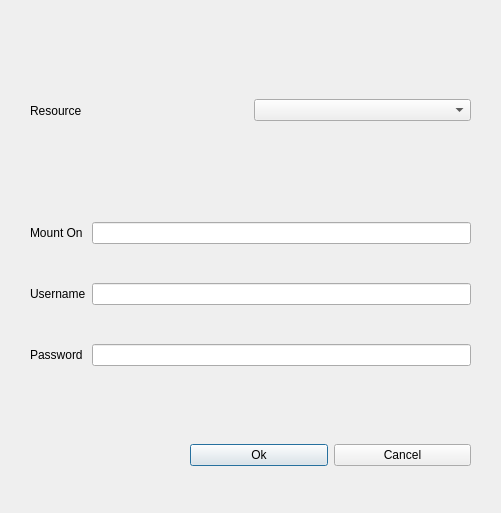
<?xml version="1.0" encoding="UTF-8"?>
<ui version="4.0">
 <class>ResourceDialog</class>
 <widget class="QDialog" name="ResourceDialog">
  <property name="windowModality">
   <enum>Qt::WindowModal</enum>
  </property>
  <property name="geometry">
   <rect>
    <x>0</x>
    <y>0</y>
    <width>501</width>
    <height>513</height>
   </rect>
  </property>
  <property name="windowTitle">
   <string>QtNX - Add a resource</string>
  </property>
  <widget class="QWidget" name="horizontalLayoutWidget">
   <property name="geometry">
    <rect>
     <x>30</x>
     <y>60</y>
     <width>441</width>
     <height>101</height>
    </rect>
   </property>
   <layout class="QHBoxLayout" name="horizontalLayout">
    <item>
     <widget class="QLabel" name="labelResource">
      <property name="text">
       <string>Resource</string>
      </property>
     </widget>
    </item>
    <item>
     <widget class="QComboBox" name="resourceList"/>
    </item>
   </layout>
  </widget>
  <widget class="QWidget" name="gridLayoutWidget">
   <property name="geometry">
    <rect>
     <x>30</x>
     <y>189</y>
     <width>441</width>
     <height>211</height>
    </rect>
   </property>
   <layout class="QGridLayout" name="gridLayout">
    <item row="0" column="1">
     <widget class="QLineEdit" name="mountDir"/>
    </item>
    <item row="3" column="1">
     <widget class="QLineEdit" name="password">
      <property name="inputMask">
       <string notr="true"/>
      </property>
      <property name="text">
       <string/>
      </property>
      <property name="echoMode">
       <enum>QLineEdit::Password</enum>
      </property>
     </widget>
    </item>
    <item row="3" column="0">
     <widget class="QLabel" name="labelPassword">
      <property name="text">
       <string>Password</string>
      </property>
     </widget>
    </item>
    <item row="0" column="0">
     <widget class="QLabel" name="labelMountOn">
      <property name="text">
       <string>Mount On</string>
      </property>
     </widget>
    </item>
    <item row="1" column="1">
     <widget class="QLineEdit" name="username"/>
    </item>
    <item row="1" column="0">
     <widget class="QLabel" name="labelUsername">
      <property name="text">
       <string>Username</string>
      </property>
     </widget>
    </item>
   </layout>
  </widget>
  <widget class="QWidget" name="horizontalLayoutWidget_2">
   <property name="geometry">
    <rect>
     <x>190</x>
     <y>420</y>
     <width>281</width>
     <height>71</height>
    </rect>
   </property>
   <layout class="QHBoxLayout" name="horizontalLayout_2">
    <item>
     <widget class="QPushButton" name="okResource">
      <property name="text">
       <string>Ok</string>
      </property>
     </widget>
    </item>
    <item>
     <widget class="QPushButton" name="cancelResource">
      <property name="text">
       <string>Cancel</string>
      </property>
     </widget>
    </item>
   </layout>
  </widget>
 </widget>
 <resources/>
 <connections/>
</ui>
